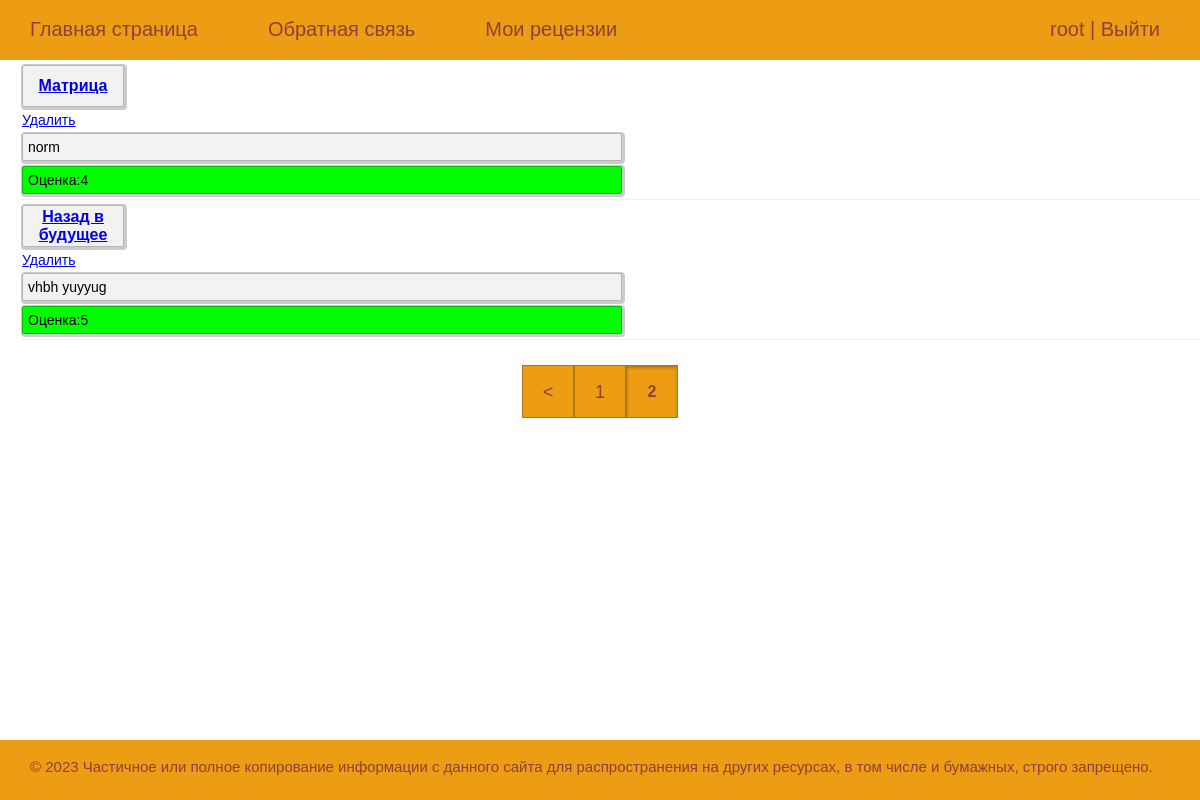
The app's page /review/root/?page=2 (signed in) with its own data.
### film/models.py (models this page shows, shortened)
class Review(models.Model):
    user_name= models.CharField(max_length=255, db_index=True, verbose_name='Имя пользователя')
    comment= models.TextField(max_length=1000,help_text = "Напишите свой отзыв",verbose_name='Рецензия')
    mark= models.PositiveSmallIntegerField(default=(5,'5'),choices = [(1,'1'),(2,'2'),(3,'3'),(4,'4'),(5,'5')],help_text = "Поставьте оценку",verbose_name='Оценка')
    film=models.ForeignKey('Film',on_delete=models.PROTECT, to_field='title', verbose_name='Фильм')
    def get_absolute_url(self):
        return reverse('update_review', kwargs={'review_slug': self.film.slug})
    class Meta:
        verbose_name = 'Рецензия' # название модели в админ-панели
        verbose_name_plural = 'Рецензии' # название модели в админ-панели во множественном числе
        ordering = ['user_name', 'film_id'] # сортировка записей по двум полям в админ-панели и на сайте
        unique_together = ['user_name', 'film_id']

### film/views.py (the view)
# urls.py: path('review/<str:user_str>/',ListReview.as_view(), name='review'),
class ListReview(DataMixin,ListView):
    model=Review
    template_name = 'film/review.html'
    context_object_name = 'reviews' # название коллекции, куда помещаются данные из Film
    ordering='film_id'
    def get_context_data(self, *, object_list=None, **kwargs):
        context = super().get_context_data(**kwargs)
        c_def=self.get_user_context(title='Мои рецензии')
        context=dict(list(context.items())+list(c_def.items()))
        return context
    def get_queryset(self):
        return Review.objects.filter(user_name=self.request.user.username)

### film/utils.py (called while the page is built)
    def get_user_context(self, **kwargs):
        context = kwargs
        context['menu'] = menu
        return context

### film/templates/film/review.html
{% extends 'film/base.html' %}
{% block content %}
<ul class="list-review">
    {% for r in reviews %}
    <li>
        <ul class="review">
            <li><a href="{{r.get_absolute_url}}">{{r.film_id}}</a></li>
            <li><a href="{% url 'delete_review' r.film.slug %}">Удалить</a></li>
            <li class="review-comment">{{r.comment}}</li>
            {% if r.mark >= 4 %}
            <li style="background-color: rgb(0,255,0);">Оценка:{{r.mark}}</li>
            {% elif r.mark >= 3 %}
            <li style="background-color: rgb(255,253,0);">Оценка:{{r.mark}}</li>
            {% elif r.mark >= 2 %}
            <li style="background-color: rgb(255,138,0);">Оценка:{{r.mark}}</li>
            {% elif r.mark >= 1 %}
            <li style="background-color: rgb(255,0,0);">Оценка:{{r.mark}}</li>
            {% endif %}
        </ul>
    </li>
    {% endfor %}
</ul>
{% endblock content %}

### film/templates/film/base.html (shortened to what this page needs)
{% load static %}
{% load cache %}
<!DOCTYPE html>
<html>
<head>
	<link rel="stylesheet" type="text/css" href="{% static 'film/css/style.css' %}">
</head>
<body>
	<table class="table-page" border="0" cellpadding="0" cellspacing="0">
		<tr>
			<td valign="top">
				<div class="header"><ul class="mainmenu">
	{% for m in menu %}
	<li><a href="{% url m.url_name %}">{{m.title}}</a></li>
	{% endfor %}
	{% if request.user.is_authenticated %}
	<li><a href="{% url 'review' user.username %}">Мои рецензии</a></li>
	<li class="last"> {{user.username}} | <a href="{% url 'logout' %}">Выйти</a></li>
	{% else %}
	<li class="last"><a href="{% url 'register' %}">Регистрация</a> | <a href="{% url 'login' %}">Войти</a></li>
	{% endif %}
</ul></div>
				<div class="content">
					{% block content %}
					{% endblock content %}
					{% if page_obj.has_other_pages %}
					<nav class="list-pages">
						<ul>
							{% if page_obj.has_previous %}
							<li>
								<a href="?page={{ page_obj.previous_page_number }}">&lt;</a>
							</li>
							{% endif %}
							{% for p in paginator.page_range %}
							{% if page_obj.number == p %}
							<li class="page-num-selected">{{p}}</li>
							{% elif p >= page_obj.number|add:-2 and p <= page_obj.number|add:2  %}
							<li class="page-num">
								<a href="?page={{ p }}">{{ p }}</a>
							</li>
							{% endif %}
							{% endfor %}
						</ul>
					</nav>
					{% endif %}
				</div>
			</td>
		</tr>
		<tr><td valign="middle"><div class="footer"><p>&copy; 2023 Частичное или полное копирование информации с данного сайта для распространения на других ресурсах, в том числе и бумажных, строго запрещено.</p></div></td></tr>
	</table>
</body>
</html>

### film/static/film/css/style.css (style rules this page uses)
html,body { margin: 0; padding: 0; font-family: Arial,Tahoma; height: 100%; width: 100%; }
.table-page { width: 100%; height: 100%; vertical-align: top; }
.table-page tr { height: 100%; }
.header { width: 100%; height: 60px; background: #ED9D14; color: #734C09; }
ul.mainmenu { list-style: none; margin: 0; padding: 0; height: 60px; color: #8E403A; font-size: 20px; overflow: hidden; }
ul.mainmenu li { float: left; margin: 18px 40px 0 30px; }
ul.mainmenu li.last { float: right; }
ul.mainmenu li a { color: #8E403A; text-decoration: none; }
.content { width: 100%; height: 100%; background: white; color: #000000; font-size: 9px; overflow: hidden; display: flex; flex-direction: column; align-items: center; justify-content: flex-start; align-content: center; }
.footer { width: 100%; height: 60px; background: #ED9D14; color: #8E403A; overflow: hidden; text-align: justify; }
.footer p { margin: 18px 40px 0 30px; font-size:15px; }
.list-pages { bottom:0; align-self:center; margin: 0 0 20px 0; display: flex; flex-direction:row; justify-content:center; align-items:flex-end; flex-wrap:wrap; }
.list-pages ul { margin: 20px 0 0 0; padding: 0; list-style: none; align-content: end; display: flex; justify-content: center; flex-wrap: wrap; }
.list-pages li { background: #ED9D14; }
.list-pages a, .page-num-selected { color: #8E403A; text-decoration: none; display: flex; align-content: center; justify-content: center; flex-wrap: wrap; height: 50px; width: 50px; font-size: 18px; padding-top: 1px; border: 1px solid rgba(0, 0, 0, 0.25); }
.list-pages .page-num-selected { box-shadow: inset 0px 2px 3px 0px rgba(0, 0, 0, 0.25); font-size: 16px; font-weight: bold; }
ul.list-review { list-style: none; margin: 1px 1px; margin: 0; width:100%; }
ul.list-review > li { border-bottom: 1px solid rgba(0,0,0,0.05); margin-bottom: 5px; margin-left: 1px; }
ul.review { list-style: none; padding: 0; margin: 0; }
ul.review > li { margin-bottom: 5px; margin-left: 1px; font-size:14px; }
ul.review > li:first-child { font-size: 16px; font-weight: bold; margin-top: 5px; border: 1px solid rgba(0, 0, 0, 0.25); border-radius: 2px; box-shadow: 1px 1px 0 2px rgba(0,0,0,0.2); min-width:100px; min-height:40px; max-width: 100px; text-align:center; background-color: rgba(0,0,0,0.05); display:flex; align-content:center; justify-content:center; align-items:center; }
ul.review > .review-comment { border: 1px solid rgba(0, 0, 0, 0.25); border-radius: 2px; box-shadow: 1px 1px 0 2px rgba(0,0,0,0.2); background-color: rgba(0,0,0,0.05); display: flex; padding: 5px; justify-content: flex-start; align-items: flex-start; }
ul.review > li:last-child { border: 1px solid rgba(0, 0, 0, 0.25); border-radius: 2px; box-shadow: 1px 1px 0 2px rgba(0,0,0,0.2); background-color: rgba(0,0,0,0.05); display: flex; align-content: center; justify-content:flex-start; align-items: center; padding: 5px; }
ul.review > .review-comment, ul.review > li:last-child { font-size: 14px; max-width: 50%; box-sizing: border-box; flex-wrap:wrap; }

### records on screen
Review: film_id "Матрица", comment "norm", mark "4"
Review: film_id "Назад в будущее", comment "vhbh yuyyug", mark "5"

### other values on screen
{{ m.title }} "Главная страница" "Обратная связь"
{{ user.username }} "root"
{{ p }} "1"
{{ p }} "2"
